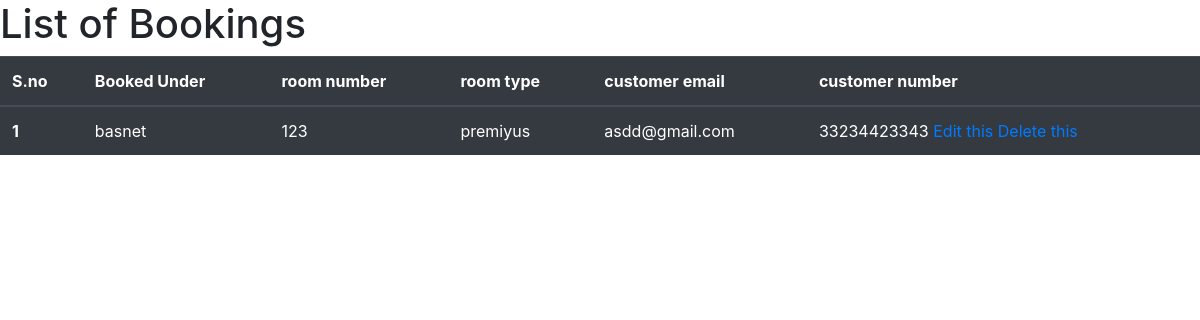
Before: /booking/ with the older database file.
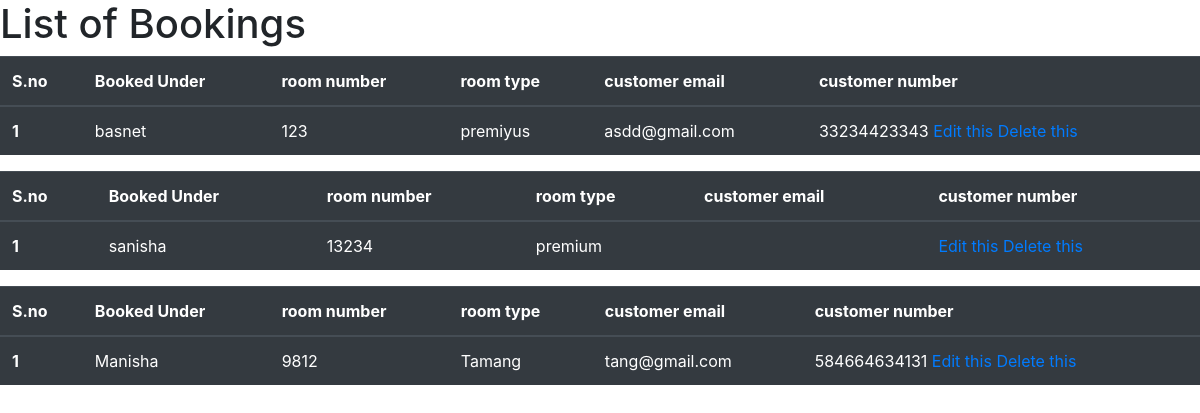
After: the same page with the newer database file.
### customer/models.py (models this page shows, shortened)
class BookRoom(models.Model):
    cname = models.CharField(max_length=20)
    roomtype =models.CharField(max_length=20)
    roomno=models.IntegerField()
    cemail = models.EmailField()
    ccontact = models.CharField(max_length=15)

### customer/views.py (the view)
# urls.py: path('booking/',views.view_Booking_lists),
def view_Booking_lists(request):
    list_of_Booking= BookRoom.objects.all()
    context_variable = {
        'booking':list_of_Booking
    }
    return render(request,'Bookings/bookings.html',context_variable)

### templates/Bookings/bookings.html (shortened to what this page needs)
<!DOCTYPE html>
<html lang="en">
<head>
    <link rel="stylesheet" href="https://stackpath.bootstrapcdn.com/bootstrap/4.4.1/css/bootstrap.min.css">
</head>
<body>
    <h1> List of Bookings </h1>
    {% for book in booking %}
    <table class="table table-dark">
  <thead>
    <tr>
      <th scope="col">S.no</th>
      <th scope="col">Booked Under</th>
      <th scope="col">room number</th>
      <th scope="col">room type</th>
      <th scope="col">customer email</th>
       <th scope="col">customer number</th>
    </tr>
  </thead>
  <tbody>
    <tr>
      <th scope="row">1</th>
      <td>{{book.cname}} </td>
      <td> {{book.roomno}}</td>
      <td>{{book.roomtype}}</td>
      <td> {{book.cemail}}</td>
      <td>{{book.ccontact}}
        <a href="update/{{book.id}}">Edit this</a>
        <a href="delete/{{book.id}}">Delete this</a>
    </td>
    </tr>
  </tbody>
</table>
    {% empty %}
        There are no room booked.
    {% endfor %}
</body>
</html>

Changed rows visible on the page:
added BookRoom: cname "sanisha", roomno "13234", roomtype "premium"
added BookRoom: cname "Manisha", roomno "9812", roomtype "Tamang", cemail "tang@gmail.com", ccontact "584664634131"
